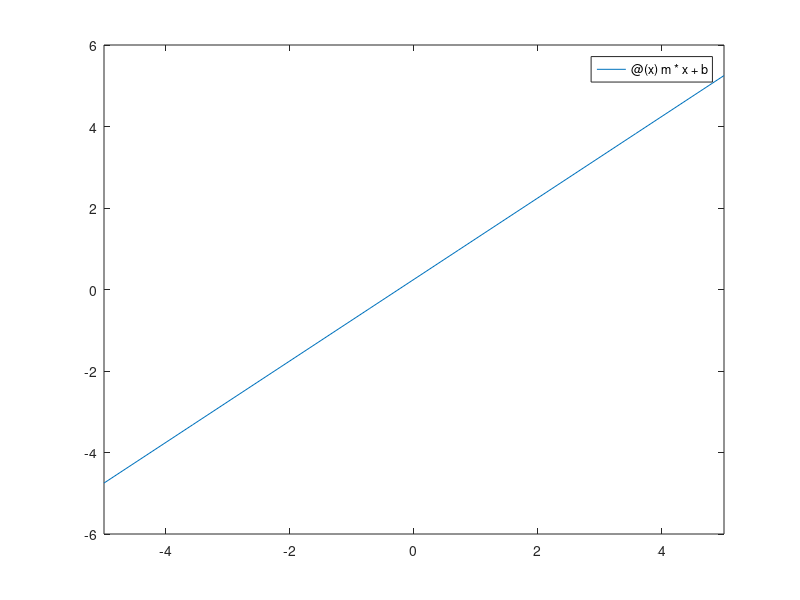

This chart was generated by the following MATLAB code:
clear; clc; close all;

% Description: Linear approximation of a non-linear function

xbar = 0.5;
ybar = 0.75;
k = 1;

m = k;
b = ybar - k*xbar;

% Linear approximation
y = @(x) m*x + b;

fplot(y)
